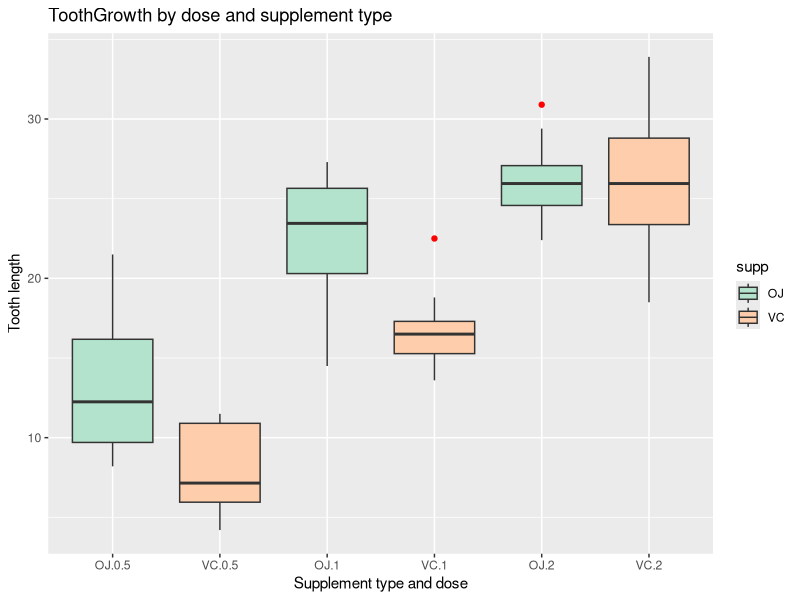

This figure's R source:
## ---- chunk 1
knitr::opts_chunk$set(fig.path = "course_project_b_figure/", fig.width = 5, fig.height = 3, dpi = 144)
set.seed(1)
library(ggplot2, warn.conflicts = FALSE)
library(reshape2, warn.conflicts = FALSE)
## ---- chunk 2
data(ToothGrowth)
str(ToothGrowth)
## ---- chunk 3
library(ggplot2)
g <- ggplot(data = ToothGrowth, aes(x = interaction(supp, dose), y = len, fill = supp))
g <- g + geom_boxplot(outlier.colour = "red") + scale_fill_brewer(palette = "Pastel2")
g <- g + labs(title="ToothGrowth by dose and supplement type",
              x="Supplement type and dose", y="Tooth length"); g
## ---- chunk 4
library(reshape2)
ToothGrowth$guinea.pig <- rep(c(1:10), 6)
print(tidy <- dcast(ToothGrowth, guinea.pig ~ supp + dose, value.var = "len"))
## ---- chunk 5
tres_0.5 <- t.test(tidy$OJ_0.5, tidy$VC_0.5, paired = FALSE, var.equal = FALSE)
tres_0.5$conf.int
## ---- chunk 6
tres_1 <- t.test(tidy$OJ_1, tidy$VC_1, paired = FALSE, var.equal = FALSE)
tres_1$conf.int
## ---- chunk 7
tres_2 <- t.test(tidy$OJ_2, tidy$VC_2, paired = FALSE, var.equal = FALSE)
tres_2$conf.int
